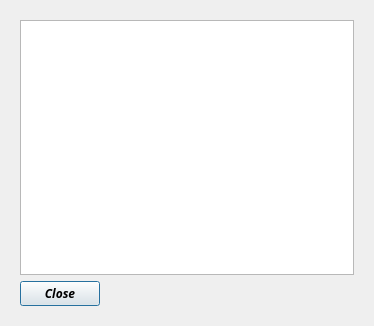
<?xml version="1.0" encoding="UTF-8"?>
<ui version="4.0">
 <class>Notes</class>
 <widget class="QDialog" name="Notes">
  <property name="geometry">
   <rect>
    <x>0</x>
    <y>0</y>
    <width>374</width>
    <height>326</height>
   </rect>
  </property>
  <property name="font">
   <font>
    <family>Ubuntu Mono</family>
    <weight>75</weight>
    <italic>true</italic>
    <bold>true</bold>
   </font>
  </property>
  <property name="windowTitle">
   <string>Dialog</string>
  </property>
  <layout class="QVBoxLayout" name="verticalLayout">
   <item>
    <widget class="QScrollArea" name="scrollArea">
     <property name="frameShape">
      <enum>QFrame::NoFrame</enum>
     </property>
     <property name="widgetResizable">
      <bool>true</bool>
     </property>
     <widget class="QWidget" name="scrollAreaWidgetContents">
      <property name="geometry">
       <rect>
        <x>0</x>
        <y>0</y>
        <width>356</width>
        <height>308</height>
       </rect>
      </property>
      <layout class="QVBoxLayout" name="verticalLayout_2">
       <item>
        <widget class="QPlainTextEdit" name="plainTextEdit">
         <property name="sizePolicy">
          <sizepolicy hsizetype="Expanding" vsizetype="Expanding">
           <horstretch>0</horstretch>
           <verstretch>0</verstretch>
          </sizepolicy>
         </property>
         <property name="minimumSize">
          <size>
           <width>330</width>
           <height>240</height>
          </size>
         </property>
         <property name="frameShadow">
          <enum>QFrame::Raised</enum>
         </property>
         <property name="lineWidth">
          <number>1</number>
         </property>
        </widget>
       </item>
       <item>
        <widget class="QPushButton" name="pushButton">
         <property name="sizePolicy">
          <sizepolicy hsizetype="Maximum" vsizetype="Fixed">
           <horstretch>0</horstretch>
           <verstretch>0</verstretch>
          </sizepolicy>
         </property>
         <property name="text">
          <string>Close</string>
         </property>
        </widget>
       </item>
      </layout>
     </widget>
    </widget>
   </item>
  </layout>
 </widget>
 <resources/>
 <connections>
  <connection>
   <sender>pushButton</sender>
   <signal>clicked()</signal>
   <receiver>Notes</receiver>
   <slot>close()</slot>
   <hints>
    <hint type="sourcelabel">
     <x>139</x>
     <y>268</y>
    </hint>
    <hint type="destinationlabel">
     <x>192</x>
     <y>308</y>
    </hint>
   </hints>
  </connection>
 </connections>
</ui>
